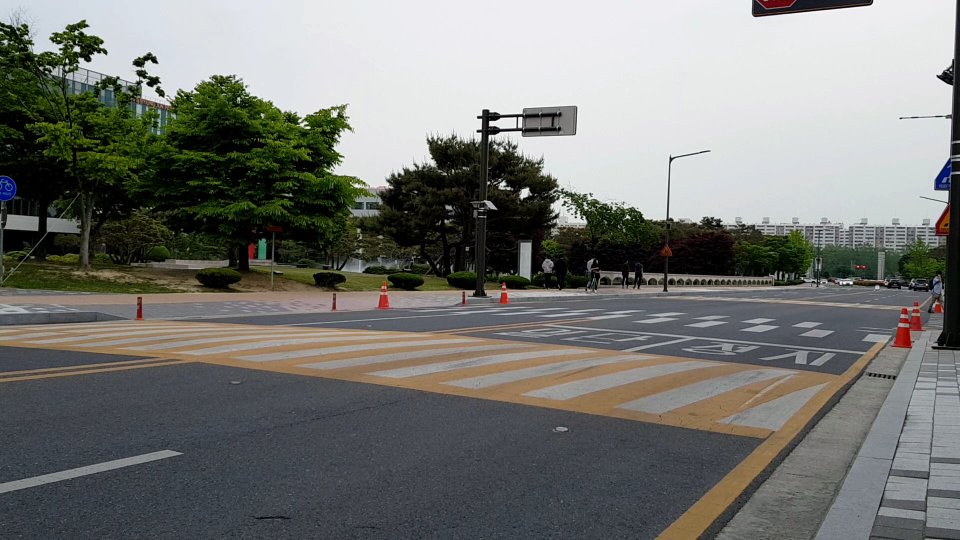
#> input picture detection/data/1.jpg, 1920 x 1080 px (shown at 1/2 size)
$ python -i ref.py   (imports and definitions only)
#> lines starting #> are read from the running program, lines starting #| are printed output that depends on the picture; after the words box and inside, x2 and y2 are one past the last pixel; in counts of white or black regions, pixels touching at a corner belong together
import matplotlib.pyplot as plt
import matplotlib.image as mpimg
import numpy as np
import cv2
import math
def region_of_interest(img, vertices):
    mask = np.zeros_like(img)
    match_mask_color = 255
    cv2.fillPoly(mask, vertices, match_mask_color)
    masked_image = cv2.bitwise_and(img, mask)
    return masked_image
def draw_lines(img, lines, color=[255, 0, 0], thickness=3):
    line_img = np.zeros(
        (
            img.shape[0],
            img.shape[1],
            3
        ),
        dtype=np.uint8
    )
    img = np.copy(img)
    if lines is None:
        return
    for line in lines:
        for x1, y1, x2, y2 in line:
            cv2.line(line_img, (x1, y1), (x2, y2), color, thickness)
    img = cv2.addWeighted(img, 0.8, line_img, 1.0, 0.0)
    return img
def pipeline(image):
    """
    An image processing pipeline which will output
    an image with the lane lines annotated.
    """
    height = image.shape[0]
#> height = 1080
    width = image.shape[1]
#> width = 1920
    region_of_interest_vertices = [
        (0, height),
        (width / 2, height / 2),
        (width, height),
    ]
#> region_of_interest_vertices = [(0, 1080), (960, 540), (1920, 1080)]
    gray_image = cv2.cvtColor(image, cv2.COLOR_RGB2GRAY)
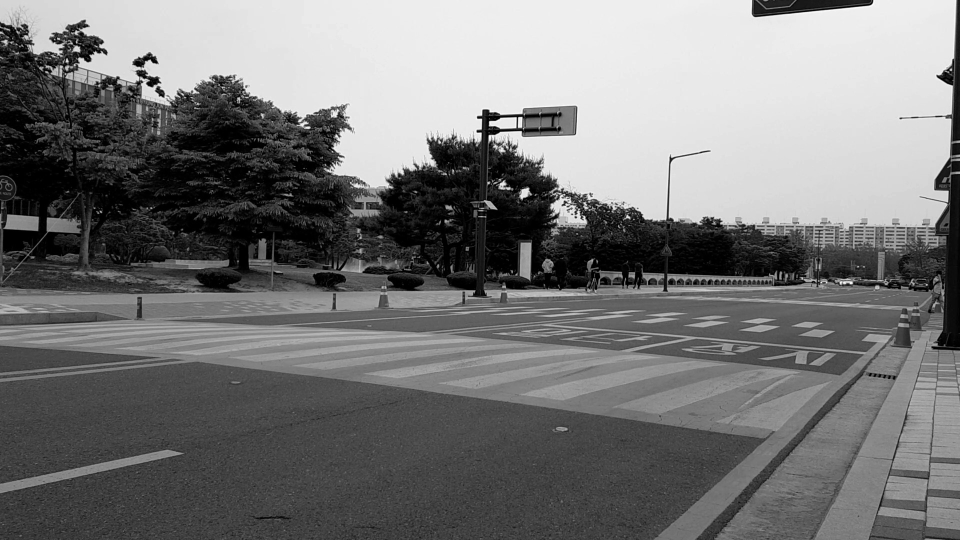
#> gray_image: shape (1080, 1920) (shown at 1/2 size); min 0, max 255, mean 118.7
    cannyed_image = cv2.Canny(gray_image, 100, 200)
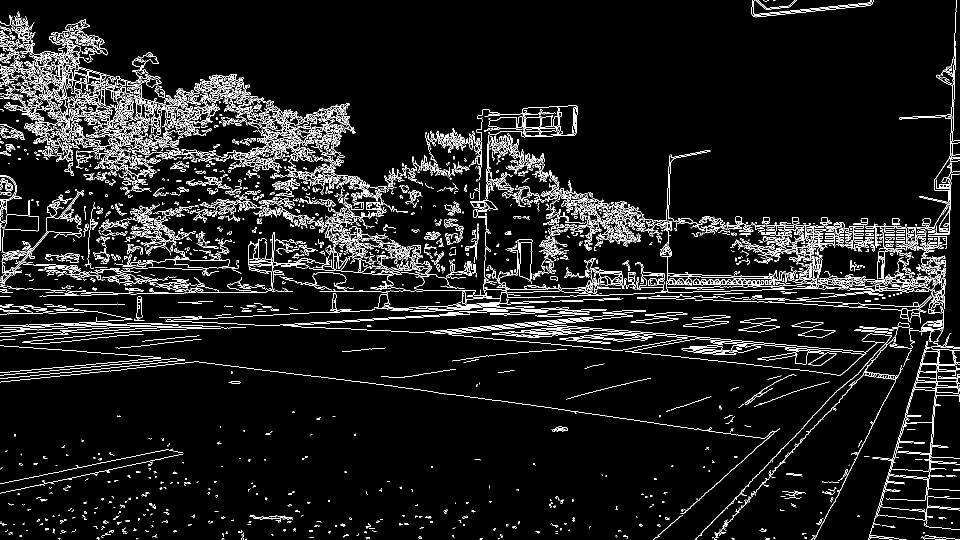
#> cannyed_image: shape (1080, 1920) (shown at 1/2 size); 6.8% white in thin lines or dots

    cropped_image = region_of_interest(
        cannyed_image,
        np.array(
            [region_of_interest_vertices],
            np.int32
        ),
    )
#> in region_of_interest, `cv2.fillPoly(mask, vertices, match_mask_color)`:
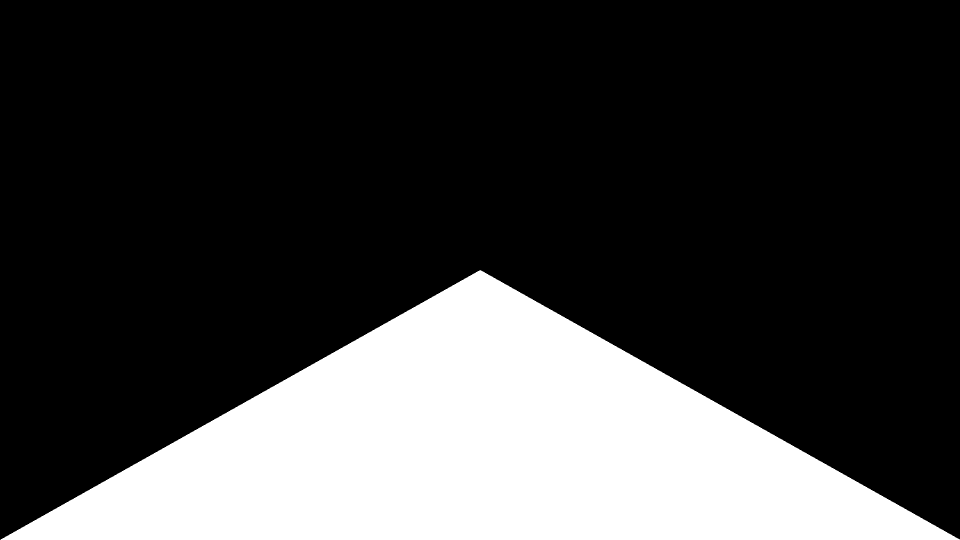
#> mask: shape (1080, 1920) (shown at 1/2 size); 25% white; 1 white region, box (x1, y1, x2, y2) and area: (1, 540, 1920, 1080) 518820
#> in region_of_interest, `masked_image = cv2.bitwise_and(img, mask)`:
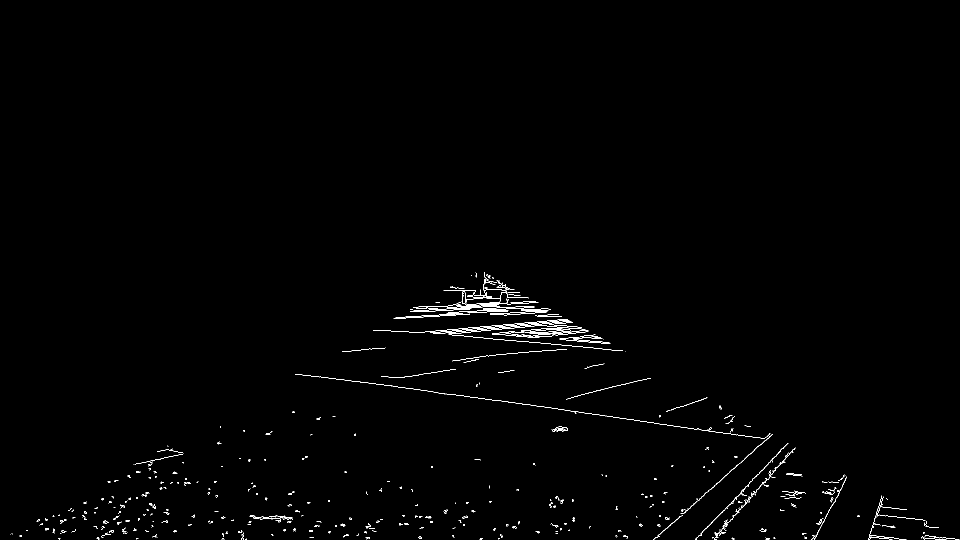
#> masked_image: shape (1080, 1920) (shown at 1/2 size); 0.67% white in thin lines or dots, all inside (x1, y1, x2, y2) = (20, 544, 1919, 1080)

    lines = cv2.HoughLinesP(
        cropped_image,
        rho=6,
        theta=np.pi / 60,
        threshold=160,
        lines=np.array([]),
        minLineLength=40,
        maxLineGap=25
    )
#> lines = 172 rows, first 6: [1062, 659, 1139, 659], [902, 667, 1006, 657], [951, 551, 1205, 698], [968, 552, 1225, 700], [905, 574, 1014, 629], [922, 580, 1019, 629]

    left_line_x = []
    left_line_y = []
    right_line_x = []
    right_line_y = []

    for line in lines:
        for x1, y1, x2, y2 in line:
            slope = (y2 - y1) / (x2 - x1)
        if math.fabs(slope) < 0.5:
            continue
        if slope <= 0:
            left_line_x.extend([x1, x2])
            left_line_y.extend([y1, y2])
        else:
            right_line_x.extend([x1, x2])
            right_line_y.extend([y1, y2])
        min_y = int(image.shape[0] * (3 / 5))
        max_y = int(image.shape[0])
        poly_left = np.poly1d(np.polyfit(
            left_line_y,
            left_line_x,
            deg=1
        ))
#> this loop made 3 passes
#> (line, min_y, max_y) on pass 3: ([[951, 551, 1205, 698]], 648, 1080)
#> after the loop, left_line_x = []; left_line_y = []; right_line_x = [951, 1205]; right_line_y = [551, 698]

    left_x_start = int(poly_left(max_y))
    left_x_end = int(poly_left(min_y))

    poly_right = np.poly1d(np.polyfit(
        right_line_y,
        right_line_x,
       deg=1
    ))

    right_x_start = int(poly_right(max_y))
    right_x_end = int(poly_right(min_y))
    line_image = draw_lines(
        image,
        [[
            [left_x_start, max_y, left_x_end, min_y],
            [right_x_start, max_y, right_x_end, min_y],
        ]],
        thickness=5,
    )
    return line_image

>>> import cv2
>>> picture = cv2.cvtColor(cv2.imread('data/1.jpg'), cv2.COLOR_BGR2RGB)
#> (the run stopped early here; a loop or call above may not have finished)

$ run again, on detection/data/test1.png
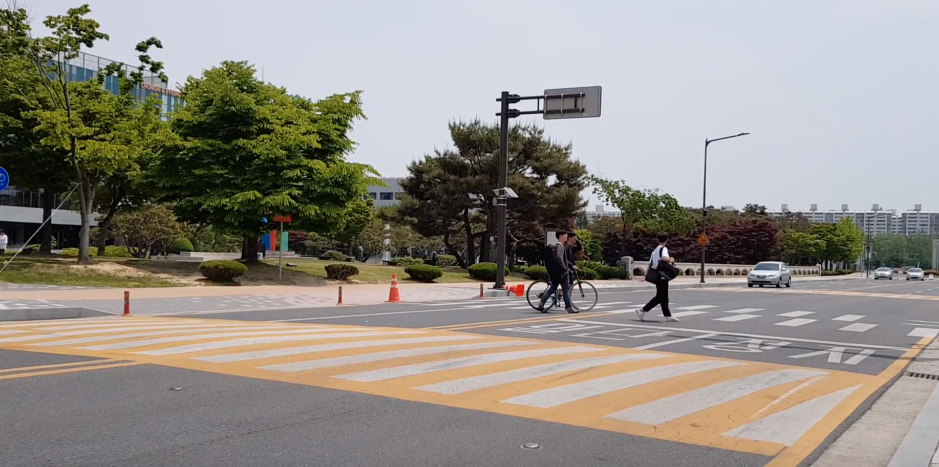
#> input picture detection/data/test1.png, 1878 x 934 px (shown at 1/2 size)
#> in pipeline, `cannyed_image = cv2.Canny(gray_image, 100, 200)`:
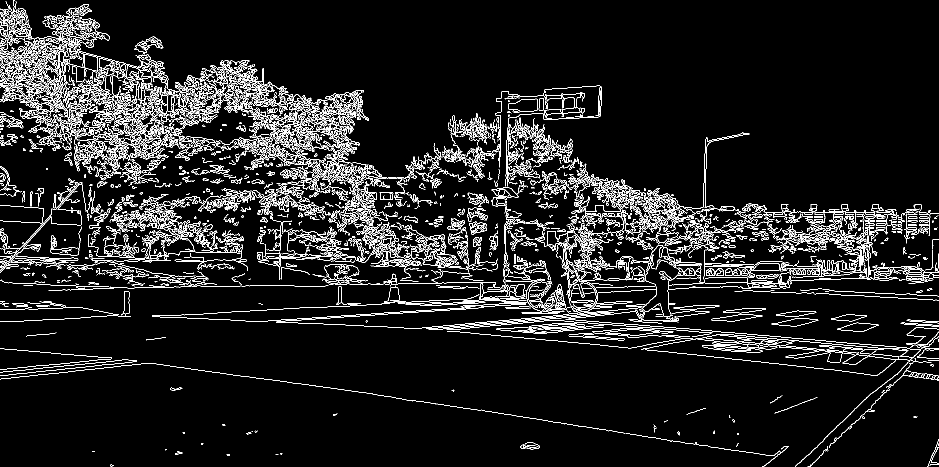
#> cannyed_image: shape (934, 1878) (shown at 1/2 size); 7.8% white in thin lines or dots
#> mask: shape (934, 1878); 25% white; 1 white region, box (x1, y1, x2, y2) and area: (2, 467, 1877, 934) 438517
#> in region_of_interest, `masked_image = cv2.bitwise_and(img, mask)`:
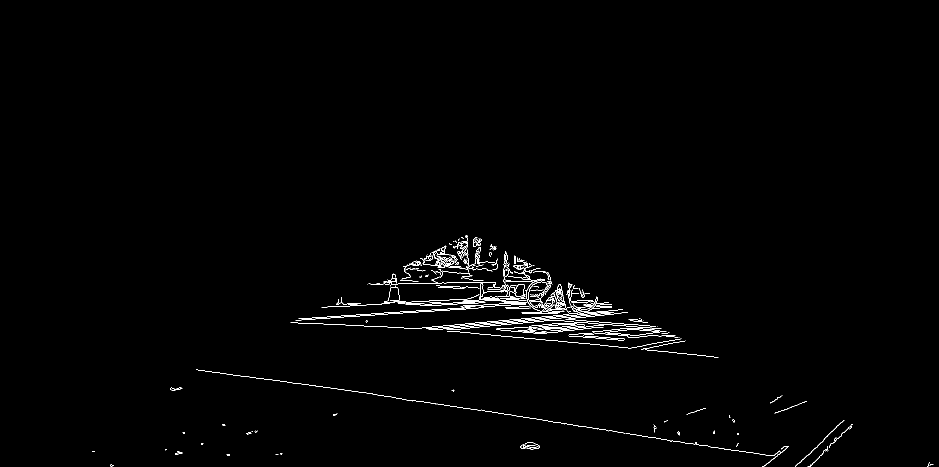
#> masked_image: shape (934, 1878) (shown at 1/2 size); 0.86% white in thin lines or dots, all inside (x1, y1, x2, y2) = (184, 470, 1867, 934)
#> lines = 235 rows, first 6: [913, 813, 1499, 905], [776, 627, 931, 618], [960, 587, 1176, 633], [864, 653, 969, 653], [673, 607, 721, 607], [950, 610, 1242, 626]
#> the loop in pipeline, `for line in lines:` made 33 passes
#> after the loop in pipeline, `for line in lines:`: left_line_x = []; right_line_x = [933, 1100]; right_line_y = [470, 555]

$ run again, on detection/data/test3.png
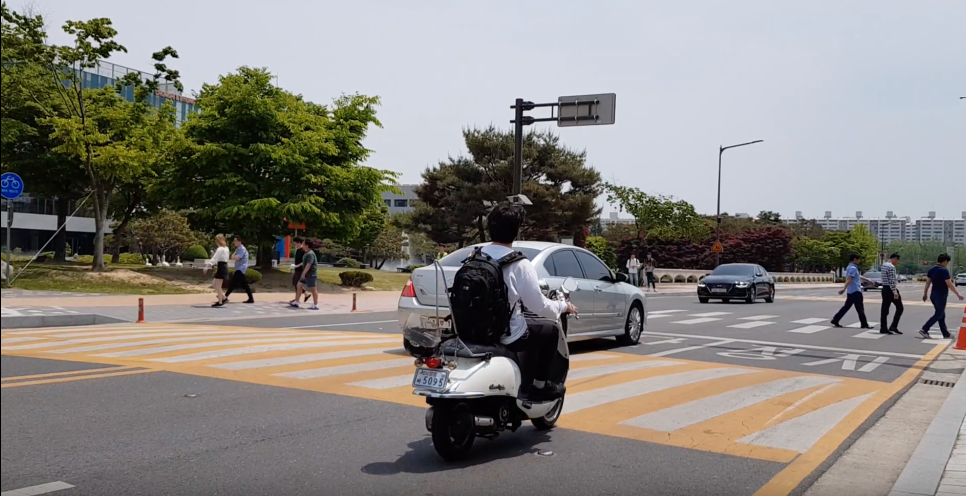
#> input picture detection/data/test3.png, 1932 x 992 px (shown at 1/2 size)
#> in pipeline, `cannyed_image = cv2.Canny(gray_image, 100, 200)`:
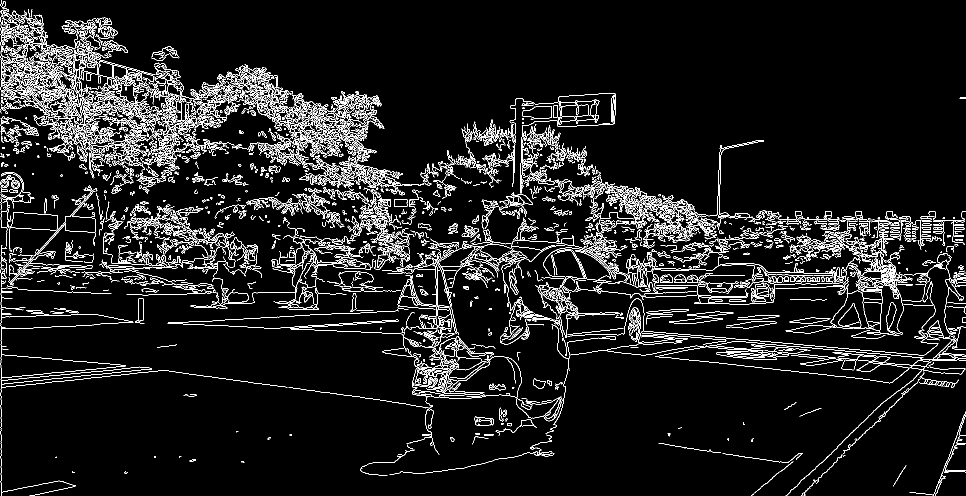
#> cannyed_image: shape (992, 1932) (shown at 1/2 size); 7.2% white in thin lines or dots
#> mask: shape (992, 1932); 25% white; 1 white region, box (x1, y1, x2, y2) and area: (1, 496, 1932, 992) 479606
#> masked_image: shape (992, 1932); 0.89% white in thin lines or dots, all inside (x1, y1, x2, y2) = (2, 498, 1882, 992)
#> lines = 337 rows, first 6: [649, 784, 730, 796], [758, 644, 907, 636], [890, 795, 1127, 582], [809, 695, 943, 688], [830, 743, 945, 706], [1194, 668, 1313, 674]
#> the loop in pipeline, `for line in lines:` made 337 passes
#> after the loop in pipeline, `for line in lines:`: left_line_x = 84 values, max 1711 at index 45, min 764 at index 48, mean 991.7; left_line_y = 84 values, max 991 at index 44, min 508 at index 67, mean 729.6; right_line_x = 190 values, max 1358 at index 57, min 721 at index 26, mean 1030.3; right_line_y = 190 values, max 850 at index 87, min 501 at index 152, mean 630.5
#> left_x_start = 1068
#> left_x_end = 952
#> right_x_start = 1067
#> right_x_end = 1026
#> in draw_lines, `img = cv2.addWeighted(img, 0.8, line_img, 1.0, 0.0)`:
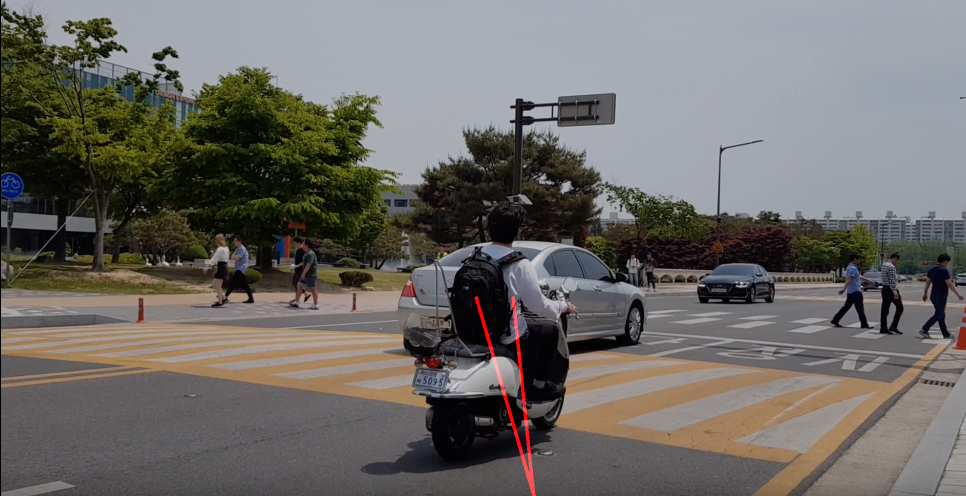
#> img: shape (992, 1932, 3) (shown at 1/2 size); mean R, G, B 109.1, 106, 102.3
